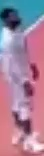
#> input picture developement _and_analysis/cropped_image.jpg, 44 x 156 px
$ jupyter execute color_assignment.ipynb   (shell and % lines are left out)
#> lines starting #> are read from the running program, lines starting #| are printed output that depends on the picture
[cell 1]
import cv2
import matplotlib.pyplot as plt
import numpy as np
from sklearn.cluster import KMeans

[cell 2]
image_path="./cropped_image.jpg"
image=cv2.imread(image_path)
#> image is the input picture: shape (156, 44, 3); mean B, G, R 154.7, 130.9, 165.5
image=cv2.cvtColor(image,cv2.COLOR_BGR2RGB)

[cell 3]
plt.imshow(image)
plt.show()

[cell 4]
#take the top half of the image
top_half_image= image[0:int(image.shape[0]/2),:]
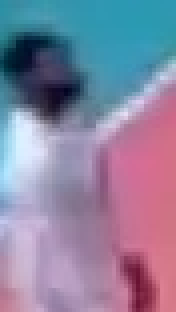
#> top_half_image: shape (78, 44, 3) (shown 4 times larger); mean R, G, B 137.3, 132.3, 160.1
plt.imshow(top_half_image)
plt.show()

# CLuster image in 2 clusters

[cell 5]
#reshape the image in 2d array
image_2d = top_half_image.reshape(-1,3)

#perform k-means clustering with 2 clusters
kmeans= KMeans(n_clusters=2,random_state=0)
kmeans.fit(image_2d)

#get the cluster labels
labels=kmeans.labels_

#reshape the labels into the original image shape
clustered_image = labels.reshape(top_half_image.shape[0],top_half_image.shape[1])

#display the clustered image
plt.imshow(clustered_image)
plt.show()
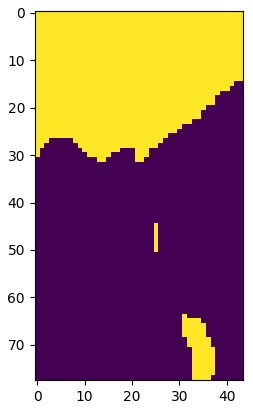
#> figure drawn by matplotlib, 1 panel

[cell 6]
#to detect the class of background if 0 or 1 (detect the number assu=igne to background)
corner_clusters= [clustered_image[0,0],clustered_image[0,-1],clustered_image[-1,0],clustered_image[-1,-1]]
#> corner_clusters = [1, 1, 0, 0]
non_player_cluster = max(set(corner_clusters),key=corner_clusters.count) #the number who apppears the most in these corners
#> non_player_cluster = 0
print(non_player_cluster)
#| 0


#now assign the value for the player based on the background
player_cluster = 1-non_player_cluster
#> player_cluster = 1
print(player_cluster)
#| 1

[cell 7]
kmeans.cluster_centers_[player_cluster]
#> Out = [59, 114, 138.5]
